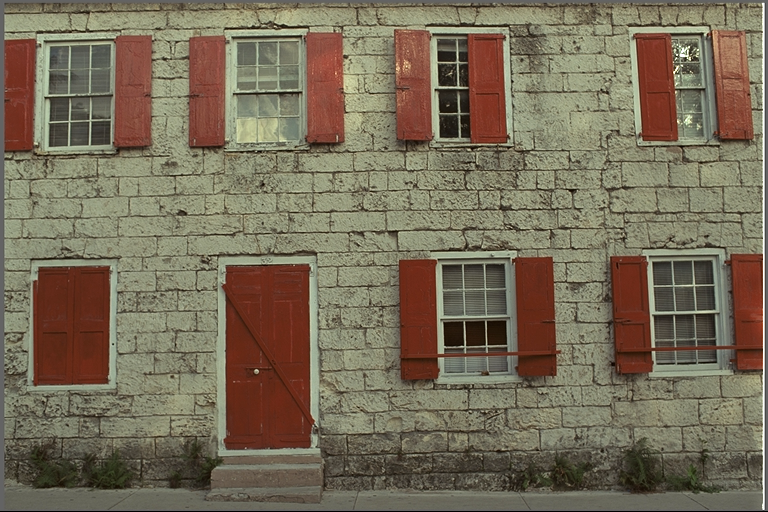
#> input picture data/kodim01.png, 768 x 512 px, found by its file name
$ jupyter execute 'Rozciąganie histogramu.ipynb'
#> lines starting #> are read from the running program, lines starting #| are printed output that depends on the picture
# **Laboratorium ADOM, ćwiczenia 1 i 2 - ZALICZENIE**
---

**Napisz trzy funkcje realizującą rozciąganie histogramu z różnymi sposobami wyznaczania wartości *min*, *max*.** W szczególności każda z funkcji powinna realizować następujące zadania:

- wczytywać obraz wejściowy (zmienna zawierająca obraz) i ew.niezbędne argumenty (patrz poniżej)
- zwracać obraz z rozciągniętym histogramem (macierz numpy, w której znajduje się obraz z rozciągniętym histogramem)

Poszczególne funkcje powinny implementować następujące warianty wyznaczania wartości *min* i *max*:

1. Wartości *min*, *max* zadane przez użytkownika w skali 0...1 (parametry *min* i *max*) - 0,5 pkt
2. Wartości obliczone automatycznie jako najmniejsza (*min*) i największa (*max*) wartość piksela obrazu (brak parametrów) - 1 pkt
3. Wartosci *min* wyznaczone jako wartość *p*-tego kwantyla jasności w obrazie, zaś *max* jako wartość *q*-tego kwantyla (paramtery *p* i *q*). Przykładowo dla *p=0.1* wartość minimalna *min* oznacza taką jasność piksela, że 10% pikseli obrazu ma jasności niższe. Dla *q=0,95* wartość *max* jest taką, że 5% pikseli obrazu ma jasności wyższe. Można wykorzystać `np.quantile` - 1,5 pkt

Funkcje powinny działać na obrazach w skali szarości, opcjonalnie można zrealizować je w wariancie dla obrazów kolorowych. Operacje wczytania z dysku i wyświetlania obrazu powinny znaleźć się w kodzie demonstracyjnym.

---
Dane studenta:
- nr indeksu: 284982
- imię: Kamil
- nazwisko: Grzegorzewski
---

[cell 1]
import numpy as np
import pandas as pd

import seaborn as sns
import matplotlib.pyplot as plt
import cv2

from mpl_toolkits.mplot3d import Axes3D
from matplotlib import cm
from matplotlib import colors

# zmiana sposobu wyświetlania danych typu float
pd.options.display.float_format = "{:.2f}".format

[cell 2]
#Wykorzystane funkcje z materiałów udostępnionych na MS Teams w zakładce Pliki
# funkcja wyświetlająca obraz wraz z jego histogramem
def pokazhist(obraz, openCV = True):
    plt.figure(figsize=(10,5), dpi= 80)

    plt.subplot(1,2,1)
    pokaz(obraz, openCV = openCV)
    plt.subplot(1,2,2)
    if obraz.ndim == 3:
        color = ('b','g','r')
        for i,col in enumerate(color):
            histr = cv2.calcHist([obraz],[i],None,[256],[0,256])
            plt.plot(histr,color = col)
            plt.xlim([0,256])
        plt.show()
    else:
        histr = cv2.calcHist([obraz],[0],None,[256],[0,256])
        plt.plot(histr)
        plt.xlim([0,256])
        plt.show()

# funkcja wyswietlająca obraz kolorowy lub w skali szarości
def pokaz(im, tytul = "", osie = False, openCV = True):
    if not(osie):
        plt.axis("off")
    if im.ndim == 2:
        plt.imshow(im,cmap='gray')
    else:
        if openCV:
            plt.imshow(cv2.cvtColor(im,cv2.COLOR_BGR2RGB));
        else:
            plt.imshow(im)
    plt.title(tytul)

[cell 3]
# kod funkcji 1
# tablica korekcji dla rozciągania histogramu
def lut_rozciag(wmin,wmax):
    wmin = wmin * 255
    wmax = wmax * 255

    lut = np.empty((1,256), np.uint8)
    for i in range(256):
        if i<wmin:
            lut[0,i] = 0
        elif i>wmax:
            lut[0,i] = 255
        else:
            lut[0,i] = int(float((i - wmin)*255)/float(wmax - wmin))

    obraz_wyjsciowy = cv2.LUT(obraz,lut)

    return obraz_wyjsciowy

[cell 4]
# kod demonstacyjny funkcji 1
# Wczytanie obrazu w czarno białym
obraz = cv2.imread('kodim01.png', 0)
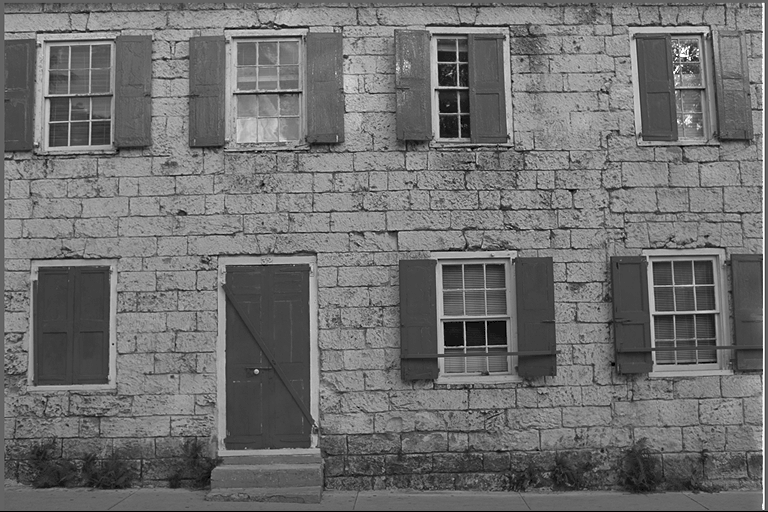
#> obraz: shape (512, 768); min 0, max 255, mean 111.2

pokazhist(obraz)
#> in pokazhist, `histr = cv2.calcHist([obraz],[0],None,[256],[0,256])`: histr = 256 values, max 10993 at index 68, min 0 at index 1, mean 1536
print('min =',obraz.min()," , max =",obraz.max())
#| min = 0  , max = 255

wmin = 0.19
wmax = 0.59

obraz_after = lut_rozciag(wmin,wmax)
#> in lut_rozciag, `obraz_wyjsciowy = cv2.LUT(obraz,lut)`:
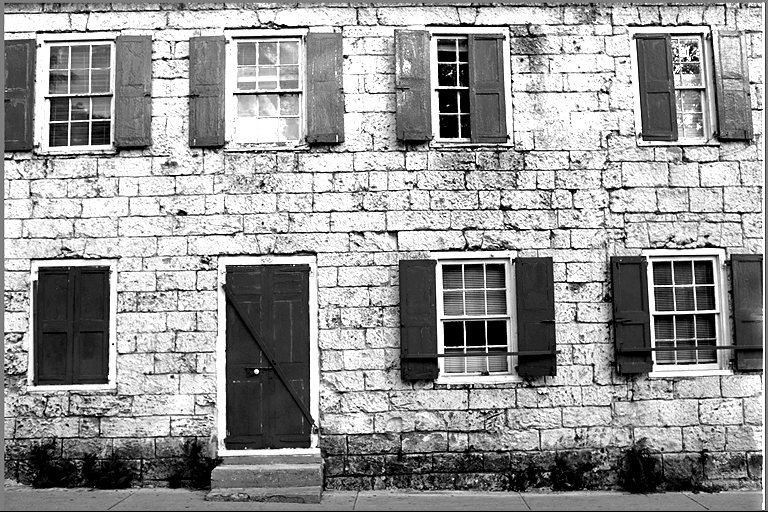
#> obraz_wyjsciowy: shape (512, 768); min 0, max 255, mean 151.5
pokazhist(obraz_after)
print('min =',obraz_after.min()," , max =",obraz_after.max())
#| min = 0  , max = 255

[cell 5]
# kod funkcji 2

def lut_rozciag2(obraz):
    wmin = obraz.min()
    wmax = obraz.max()

    lut = np.empty((1,256), np.uint8)
    for i in range(256):
        if i<wmin:
            lut[0,i] = 0
        elif i>wmax:
            lut[0,i] = 255
        else:
            lut[0,i] = int(float((i - wmin)*255)/float(wmax - wmin))

    obraz_wyjsciowy = cv2.LUT(obraz,lut)

    return obraz_wyjsciowy

[cell 6]
# kod demonstacyjny funkcji 2
# Wczytanie obrazu w czarno białym
obraz2 = cv2.imread('rice.tif', 0)
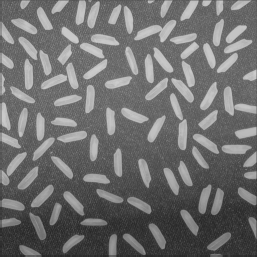
#> input picture data/rice.tif, 257 x 257 px, found by its file name
#> obraz2 is the input picture: shape (257, 257); min 40, max 205, mean 111


pokazhist(obraz2)
#> call 3 of pokazhist, with openCV = True
#> in pokazhist (call 3), `histr = cv2.calcHist([obraz],[0],None,[256],[0,256])`: histr = 256 values, max 1417 at index 104, min 0 at index 0, mean 258
#> in pokazhist (call 3), `plt.show()`:
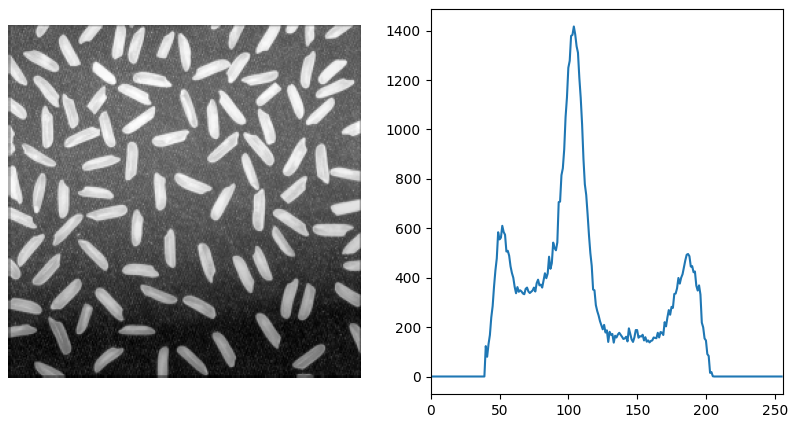
#> figure drawn by matplotlib, 2 panels; panel 2: curve peaks at x = 104, y = 1417
print('min =',obraz2.min()," , max =",obraz2.max())
#| min = 40  , max = 205

obraz_after2 = lut_rozciag2(obraz2)
#> in lut_rozciag2, `wmin = obraz.min()`: wmin = 40
#> in lut_rozciag2, `wmax = obraz.max()`: wmax = 205
#> in lut_rozciag2, `obraz_wyjsciowy = cv2.LUT(obraz,lut)`:
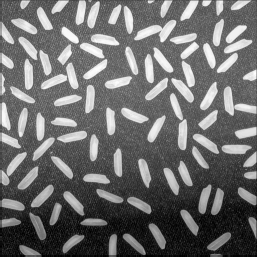
#> obraz_wyjsciowy: shape (257, 257); min 0, max 255, mean 109.2

pokazhist(obraz_after2)
print('min =',obraz_after2.min()," , max =",obraz_after2.max())
#| min = 0  , max = 255

[cell 7]
# kod funkcji 3
def lut_rozciag3(obraz, p, q):
    lut = np.empty((1,256), np.uint8)

    wmin = np.quantile(obraz, p)
    wmax = np.quantile(obraz, q)

    for i in range(256):
        if i<wmin:
            lut[0,i] = 0
        elif i>wmax:
            lut[0,i] = 255
        else:
            lut[0,i] = int(float((i - wmin)*255)/float(wmax - wmin))

    obraz_wyjsciowy = cv2.LUT(obraz,lut)

    return obraz_wyjsciowy

[cell 8]
# kod demonstacyjny funkcji 3
# Wczytanie obrazu w czarno białym
obraz3 = cv2.imread('baboon.jpg', 0)
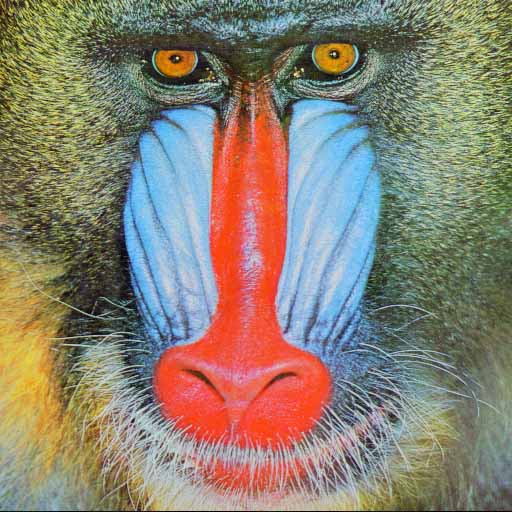
#> input picture data/baboon.jpg, 512 x 512 px, found by its file name
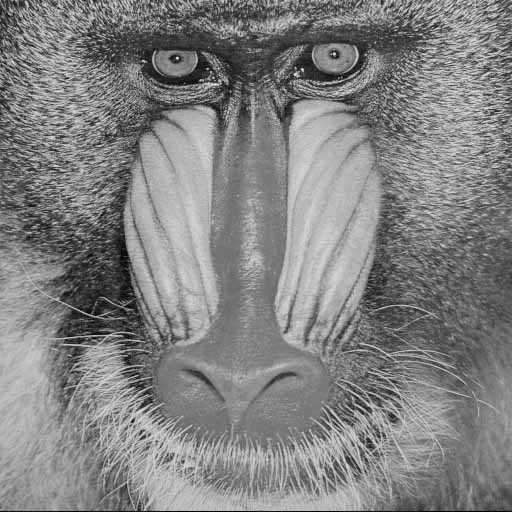
#> obraz3: shape (512, 512); min 0, max 253, mean 129.6

pokazhist(obraz3)
#> in pokazhist (call 5), `histr = cv2.calcHist([obraz],[0],None,[256],[0,256])`: histr = 256 values, max 2804 at index 119, min 0 at index 231, mean 1024
#> in pokazhist (call 5), `plt.show()`:
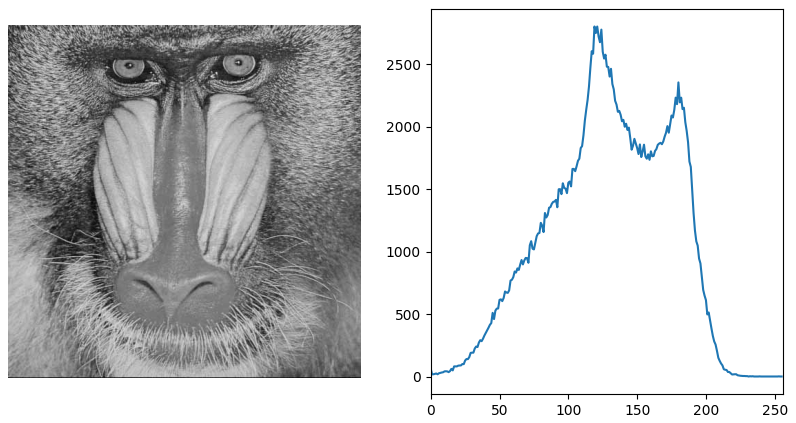
#> figure drawn by matplotlib, 2 panels; panel 2: curve peaks at x = 119, y = 2804
print('min =',obraz3.min()," , max =",obraz3.max())
#| min = 0  , max = 253

obraz_after3 = lut_rozciag3(obraz3, 0.23, 0.87)
#> in lut_rozciag3, `wmin = np.quantile(obraz, p)`: wmin = 98
#> in lut_rozciag3, `wmax = np.quantile(obraz, q)`: wmax = 180
#> in lut_rozciag3, `obraz_wyjsciowy = cv2.LUT(obraz,lut)`:
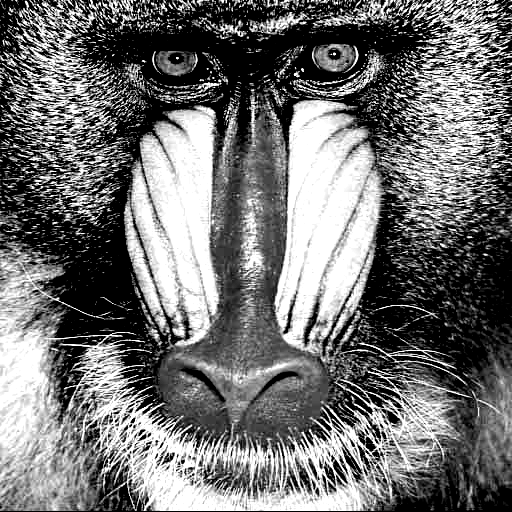
#> obraz_wyjsciowy: shape (512, 512); min 0, max 255, mean 113.2

pokazhist(obraz_after3)
#> in pokazhist (call 6), `histr = cv2.calcHist([obraz],[0],None,[256],[0,256])`: histr = 256 values, max 61362 at index 0, min 0 at index 1, mean 1024
#> in pokazhist (call 6), `plt.show()`:
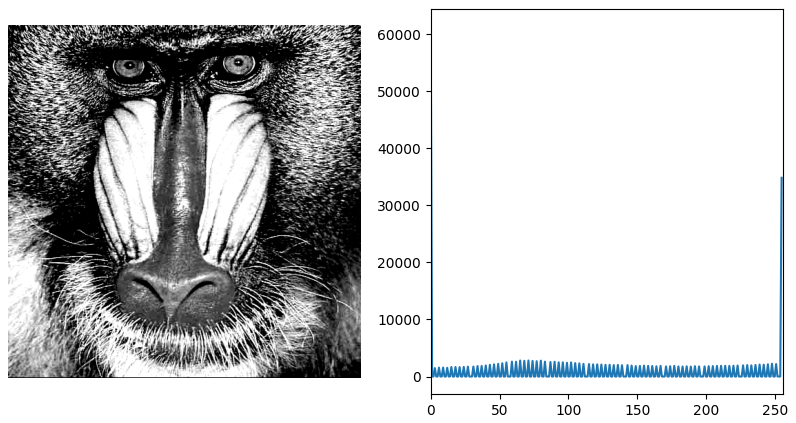
#> figure drawn by matplotlib, 2 panels; panel 2: curve peaks at x = 0, y = 61362
print('min =',obraz_after3.min()," , max =",obraz_after3.max())
#| min = 0  , max = 255
